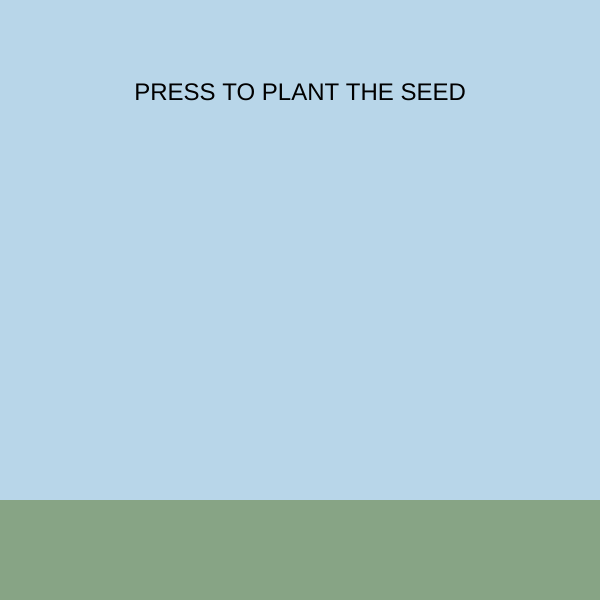
Frame 1 (no input)
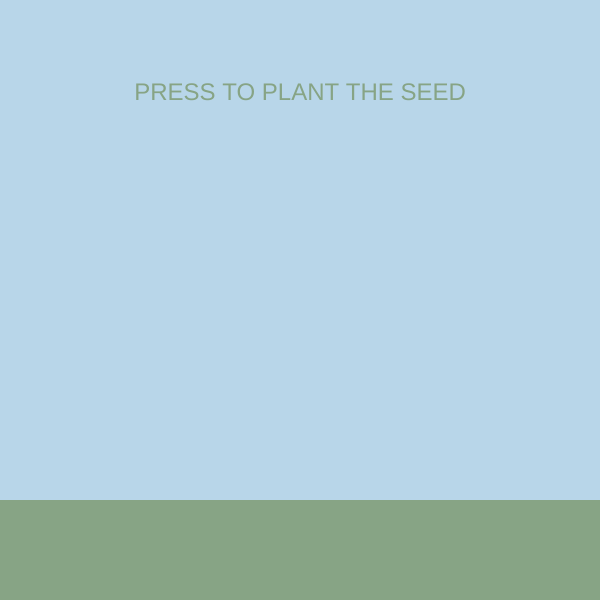
Frame 60 (no input)
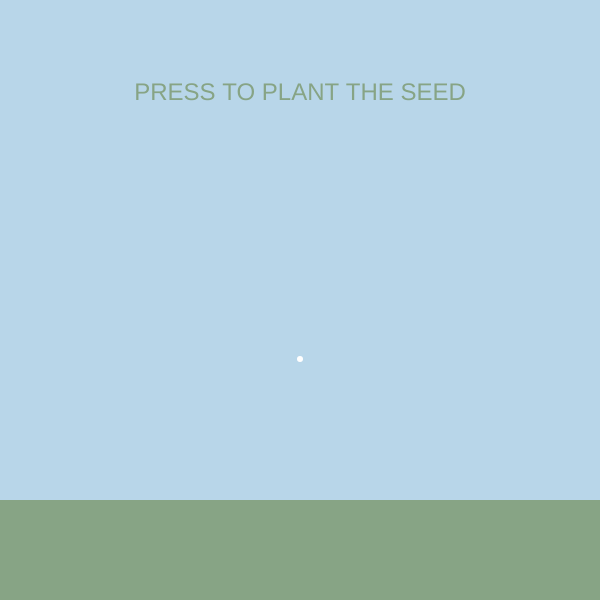
Frame 120 (the mouse pressed at the canvas centre since frame 60)

The p5.js sketch that drew these frames (run headless with seeded random() and noise() and a simulated clock; from frame 60 on, the mouse is pressed at the canvas centre):

// p5.js sketch
// ── sketch.js
let seed1;
let posX;
let posY;
let seedArr = [];
let speed;
let randomY;
let posY2;
let stemlengthCurrent;
let stemlengthDesired;
let r;
let g;
let b;
let sizeSprout;
let sizeSproutDesired;
let a;
let petallengthDesired
let angle;
let rotSp;


function setup() {
  createCanvas(600, 600);



}

function draw() {
    background(184, 214, 233)

    textAlign(CENTER);
    textSize(24);
    text("PRESS TO PLANT THE SEED", width/2, 100);


  for (let x=0; x<seedArr.length;x++){
    seedArr[x].show();

  }


  noStroke()
  fill (135, 164, 133)
  rect(0, 500, width, 100)













console.log(mouseX, mouseY)










}



class Seed {
  constructor(startX, startY) {
      this.posX = startX;
      this.posY = startY;
      this.size = 6;
      this.speed = 1;
      this.stemlengthDesired = random(50, 300)
      this.stemlengthCurrent = 492;
      this.r = random(0, 255);
      this.b = random(0, 255);
      this.g = random(0, 255);
      this.a = 255;
      this.sizeSprout = 6;
      this.sizeSproutDesired = random(15, 50)
      this.petalWidth = this.sizeSproutDesired;
      this.petalWidthDesired = this.sizeSproutDesired *6;
      this.angle=0;
      this.rotSp = 0.005;

    }

    //petals speed up rotation
    closeBy(){
      let d = dist(this.posX, this.stemlengthDesired, mouseX, mouseY);
      if (d<100){
        this.rotSp = 0.1;
      }
      else{
        this.rotSp = 0.005;
      }
    }



    growPetals(){
     if (this.petalWidth<this.petalWidthDesired){
       this.petalWidth+=1;
      }
      else {
        this.closeBy();
      }
      rectMode(CENTER);
      fill(this.r, this.g, this.b, this.a/2)
      push();

      translate(this.posX,this.stemlengthDesired);
      rotate(this.angle);
      rect(0,0, this.petalWidth/2, this.sizeSprout );


      rect(0,0, this.sizeSprout, this.petalWidth/2);
      this.angle+=this.rotSp;
      pop();
      rectMode(CORNER);

    }


    growSprout(){
      if (this.sizeSprout<=this.sizeSproutDesired){
        this.sizeSprout+=0.1;
      }
      else {
        this.growPetals()
      }

    }



    mound(){
      if (this.size<=16){
        this.size+=0.1;
      }
      else{
        this.stem();
      }
    }

    stem(){

//      this.stemlengthCurrent = this.posY;
      //stroke(0)

       if (this.stemlengthCurrent >=this.stemlengthDesired){
          this.stemlengthCurrent-= 1;
          //console.log( "SLC:", this.stemlengthCurrent )
      }
      else {
        fill(this.r, this.g, this.b, this.a)
        this.growSprout();
        ellipse(this.posX, this.stemlengthDesired, this.sizeSprout, this.sizeSprout)
      }


        stroke(1);
        line(this.posX, 500-this.size/2, this.posX, this.stemlengthCurrent);




    }





  show(){
    noStroke();
    fill(255);
    ellipse(this.posX, this.posY, this.size, this.size);

    if (this.posY<=500){
    this.posY += this.speed;
   }
   else{
    this.mound();
   }



  }






}


class Bee {


}



function mousePressed(){
  if (mouseY<500){
    seedArr.push(new Seed(mouseX, mouseY));
  }
}
